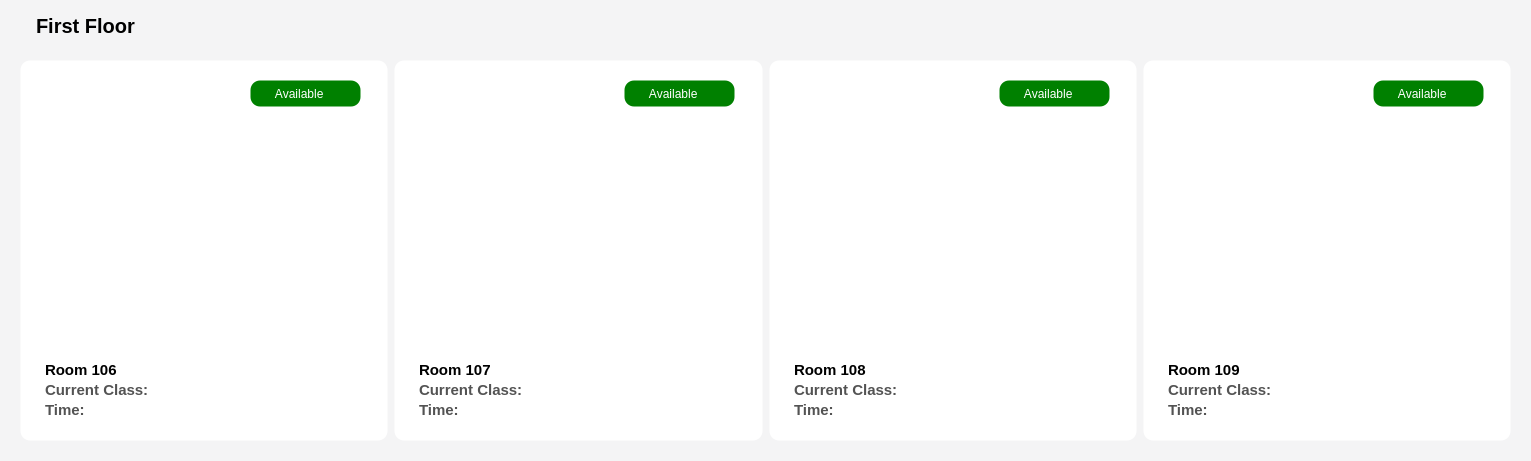
        <widget class="QFrame" name="Floor_frame">
         <property name="geometry">
          <rect>
           <x>330</x>
           <y>90</y>
           <width>1531</width>
           <height>461</height>
          </rect>
         </property>
         <property name="styleSheet">
          <string notr="true">QFrame {
    background-color: rgba(244, 244, 245, 255);
    border-radius: 11px;
    border: 1px solid transparent;  /* You can change this to a visible color if needed */
}
</string>
         </property>
         <property name="frameShape">
          <enum>QFrame::StyledPanel</enum>
         </property>
         <property name="frameShadow">
          <enum>QFrame::Raised</enum>
         </property>
         <widget class="QLabel" name="floor_title">
          <property name="geometry">
           <rect>
            <x>30</x>
            <y>0</y>
            <width>1181</width>
            <height>51</height>
           </rect>
          </property>
          <property name="styleSheet">
           <string notr="true">font-size:20px;
color:black;
font-weight:bold;</string>
          </property>
          <property name="text">
           <string>First Floor</string>
          </property>
         </widget>
         <widget class="QFrame" name="room_frame">
          <property name="geometry">
           <rect>
            <x>10</x>
            <y>50</y>
            <width>1511</width>
            <height>401</height>
           </rect>
          </property>
          <property name="frameShape">
           <enum>QFrame::StyledPanel</enum>
          </property>
          <property name="frameShadow">
           <enum>QFrame::Raised</enum>
          </property>
          <layout class="QHBoxLayout" name="horizontalLayout_3">
           <item>
            <widget class="QFrame" name="room_card_1">
             <property name="styleSheet">
              <string notr="true">QFrame{
	background-color:white;
	border-radius:10px;
	padding:10px;
}

QFrame::hover{

	background-color:rgba(0, 170, 0,0.01)
}</string>
             </property>
             <property name="frameShape">
              <enum>QFrame::StyledPanel</enum>
             </property>
             <property name="frameShadow">
              <enum>QFrame::Raised</enum>
             </property>
             <layout class="QVBoxLayout" name="verticalLayout_25">
              <item>
               <widget class="QFrame" name="status_frame">
                <property name="styleSheet">
                 <string notr="true">QFrame{
	max-height:25px;
	padding:0px;
background-color:transparent;
	
}</string>
                </property>
                <property name="frameShape">
                 <enum>QFrame::StyledPanel</enum>
                </property>
                <property name="frameShadow">
                 <enum>QFrame::Raised</enum>
                </property>
                <widget class="QLabel" name="room_106_status">
                 <property name="geometry">
                  <rect>
                   <x>210</x>
                   <y>0</y>
                   <width>111</width>
                   <height>27</height>
                  </rect>
                 </property>
                 <property name="styleSheet">
                  <string notr="true">QLabel{
background-color:green;
padding:5px;
width:auto;
color:white;
}</string>
                 </property>
                 <property name="text">
                  <string>     Available</string>
                 </property>
                </widget>
               </widget>
              </item>
              <item>
               <widget class="QFrame" name="frame_53">
                <property name="styleSheet">
                 <string notr="true">QFrame{
padding:0px;
margin:0px;

}</string>
                </property>
                <property name="frameShape">
                 <enum>QFrame::StyledPanel</enum>
                </property>
                <property name="frameShadow">
                 <enum>QFrame::Raised</enum>
                </property>
                <widget class="QLabel" name="room_img">
                 <property name="geometry">
                  <rect>
                   <x>0</x>
                   <y>0</y>
                   <width>331</width>
                   <height>241</height>
                  </rect>
                 </property>
                 <property name="styleSheet">
                  <string notr="true">QLabel{
	background-color:white;
	border-radius:5px;
}</string>
                 </property>
                 <property name="text">
                  <string/>
                 </property>
                 <property name="pixmap">
                  <pixmap resource="resources.qrc">:/resource/assets/room.jpg</pixmap>
                 </property>
                 <property name="scaledContents">
                  <bool>true</bool>
                 </property>
                </widget>
                <widget class="QPushButton" name="room_106_redirect">
                 <property name="geometry">
                  <rect>
                   <x>0</x>
                   <y>0</y>
                   <width>331</width>
                   <height>321</height>
                  </rect>
                 </property>
                 <property name="styleSheet">
                  <string notr="true">QPushButton{
	background:transparent;
border:none;
color:transparent;
}</string>
                 </property>
                 <property name="text">
                  <string>PushButton</string>
                 </property>
                </widget>
               </widget>
              </item>
              <item>
               <widget class="QFrame" name="frame_54">
                <property name="styleSheet">
                 <string notr="true">QFrame{
	max-height:40px;
	border-radius:none;
}
QLabel{
	border-radius:none;
}</string>
                </property>
                <property name="frameShape">
                 <enum>QFrame::StyledPanel</enum>
                </property>
                <property name="frameShadow">
                 <enum>QFrame::Raised</enum>
                </property>
                <widget class="QLabel" name="Room_name">
                 <property name="geometry">
                  <rect>
                   <x>0</x>
                   <y>0</y>
                   <width>321</width>
                   <height>21</height>
                  </rect>
                 </property>
                 <property name="styleSheet">
                  <string notr="true">QLabel{
	padding:0px;
	font-size:15px;
	color:black;
	font-weight:bold;
}</string>
                 </property>
                 <property name="text">
                  <string>Room 106</string>
                 </property>
                </widget>
                <widget class="QLabel" name="room_106_class_name">
                 <property name="geometry">
                  <rect>
                   <x>140</x>
                   <y>20</y>
                   <width>181</width>
                   <height>21</height>
                  </rect>
                 </property>
                 <property name="styleSheet">
                  <string notr="true">QLabel{
	padding:0px;
	font-size:15px;
	color:rgb(83, 83, 83);
	font-weight:bold;


}</string>
                 </property>
                 <property name="text">
                  <string/>
                 </property>
                </widget>
                <widget class="QLabel" name="room_106_class_time">
                 <property name="geometry">
                  <rect>
                   <x>140</x>
                   <y>40</y>
                   <width>181</width>
                   <height>21</height>
                  </rect>
                 </property>
                 <property name="styleSheet">
                  <string notr="true">QLabel{
	padding:0px;
	font-size:15px;
	color:rgb(83, 83, 83);
	font-weight:bold;
}</string>
                 </property>
                 <property name="text">
                  <string/>
                 </property>
                </widget>
                <widget class="QLabel" name="room_106_class_name_2">
                 <property name="geometry">
                  <rect>
                   <x>0</x>
                   <y>20</y>
                   <width>141</width>
                   <height>21</height>
                  </rect>
                 </property>
                 <property name="styleSheet">
                  <string notr="true">QLabel{
	padding:0px;
	font-size:15px;
	color:rgb(83, 83, 83);
	font-weight:bold;


}</string>
                 </property>
                 <property name="text">
                  <string>Current Class:</string>
                 </property>
                </widget>
                <widget class="QLabel" name="room_106_class_name_3">
                 <property name="geometry">
                  <rect>
                   <x>0</x>
                   <y>40</y>
                   <width>141</width>
                   <height>21</height>
                  </rect>
                 </property>
                 <property name="styleSheet">
                  <string notr="true">QLabel{
	padding:0px;
	font-size:15px;
	color:rgb(83, 83, 83);
	font-weight:bold;


}</string>
                 </property>
                 <property name="text">
                  <string>Time:</string>
                 </property>
                </widget>
               </widget>
              </item>
             </layout>
            </widget>
           </item>
           <item>
            <widget class="QFrame" name="room_card_4">
             <property name="styleSheet">
              <string notr="true">QFrame{
	background-color:white;
	border-radius:10px;
	padding:10px;
}

QFrame::hover{

	background-color:rgba(0, 170, 0,0.01)
}</string>
             </property>
             <property name="frameShape">
              <enum>QFrame::StyledPanel</enum>
             </property>
             <property name="frameShadow">
              <enum>QFrame::Raised</enum>
             </property>
             <layout class="QVBoxLayout" name="verticalLayout_28">
              <item>
               <widget class="QFrame" name="status_frame_4">
                <property name="styleSheet">
                 <string notr="true">QFrame{
	max-height:25px;
	padding:0px;
background-color:transparent;
	
}</string>
                </property>
                <property name="frameShape">
                 <enum>QFrame::StyledPanel</enum>
                </property>
                <property name="frameShadow">
                 <enum>QFrame::Raised</enum>
                </property>
                <widget class="QLabel" name="room_107_status">
                 <property name="geometry">
                  <rect>
                   <x>210</x>
                   <y>0</y>
                   <width>111</width>
                   <height>27</height>
                  </rect>
                 </property>
                 <property name="styleSheet">
                  <string notr="true">QLabel{
background-color:green;
padding:5px;
width:auto;
color:white;
}</string>
                 </property>
                 <property name="text">
                  <string>     Available</string>
                 </property>
                </widget>
               </widget>
              </item>
              <item>
               <widget class="QFrame" name="frame_59">
                <property name="styleSheet">
                 <string notr="true">QFrame{
padding:0px;
margin:0px;

}</string>
                </property>
                <property name="frameShape">
                 <enum>QFrame::StyledPanel</enum>
                </property>
                <property name="frameShadow">
                 <enum>QFrame::Raised</enum>
                </property>
                <widget class="QLabel" name="room_img_4">
                 <property name="geometry">
                  <rect>
                   <x>0</x>
                   <y>0</y>
                   <width>331</width>
                   <height>251</height>
                  </rect>
                 </property>
                 <property name="styleSheet">
                  <string notr="true">QLabel{
	background-color:white;
	border-radius:5px;
}</string>
                 </property>
                 <property name="text">
                  <string/>
                 </property>
                 <property name="pixmap">
                  <pixmap resource="resources.qrc">:/resource/assets/room.jpg</pixmap>
                 </property>
                 <property name="scaledContents">
                  <bool>true</bool>
                 </property>
                </widget>
                <widget class="QPushButton" name="room_107_redirect">
                 <property name="geometry">
                  <rect>
                   <x>0</x>
                   <y>0</y>
                   <width>321</width>
                   <height>301</height>
                  </rect>
                 </property>
                 <property name="styleSheet">
                  <string notr="true">QPushButton{
	background:transparent;
border:none;
color:transparent;
}</string>
                 </property>
                 <property name="text">
                  <string>PushButton</string>
                 </property>
                </widget>
               </widget>
              </item>
              <item>
               <widget class="QFrame" name="frame_60">
                <property name="styleSheet">
                 <string notr="true">QFrame{
	max-height:40px;
	border-radius:none;
}
QLabel{
	border-radius:none;
}</string>
                </property>
                <property name="frameShape">
                 <enum>QFrame::StyledPanel</enum>
                </property>
                <property name="frameShadow">
                 <enum>QFrame::Raised</enum>
                </property>
                <widget class="QLabel" name="Room_name_4">
                 <property name="geometry">
                  <rect>
                   <x>0</x>
                   <y>0</y>
                   <width>321</width>
                   <height>21</height>
                  </rect>
                 </property>
                 <property name="styleSheet">
                  <string notr="true">QLabel{
	padding:0px;
	font-size:15px;
	color:black;
	font-weight:bold;
}</string>
                 </property>
                 <property name="text">
                  <string>Room 107</string>
                 </property>
                </widget>
                <widget class="QLabel" name="room_107_class_name">
                 <property name="geometry">
                  <rect>
                   <x>140</x>
                   <y>20</y>
                   <width>181</width>
                   <height>21</height>
                  </rect>
                 </property>
                 <property name="styleSheet">
                  <string notr="true">QLabel{
	padding:0px;
	font-size:15px;
	color:rgb(83, 83, 83);
	font-weight:bold;
}</string>
                 </property>
                 <property name="text">
                  <string/>
                 </property>
                </widget>
                <widget class="QLabel" name="room_107_class_time">
                 <property name="geometry">
                  <rect>
                   <x>140</x>
                   <y>40</y>
                   <width>181</width>
                   <height>21</height>
                  </rect>
                 </property>
                 <property name="styleSheet">
                  <string notr="true">QLabel{
	padding:0px;
	font-size:15px;
	color:rgb(83, 83, 83);
	font-weight:bold;
}</string>
                 </property>
                 <property name="text">
                  <string/>
                 </property>
                </widget>
                <widget class="QLabel" name="room_106_class_name_4">
                 <property name="geometry">
                  <rect>
                   <x>0</x>
                   <y>20</y>
                   <width>141</width>
                   <height>21</height>
                  </rect>
                 </property>
                 <property name="styleSheet">
                  <string notr="true">QLabel{
	padding:0px;
	font-size:15px;
	color:rgb(83, 83, 83);
	font-weight:bold;


}</string>
                 </property>
                 <property name="text">
                  <string>Current Class:</string>
                 </property>
                </widget>
                <widget class="QLabel" name="room_106_class_name_5">
                 <property name="geometry">
                  <rect>
                   <x>0</x>
                   <y>40</y>
                   <width>141</width>
                   <height>21</height>
                  </rect>
                 </property>
                 <property name="styleSheet">
                  <string notr="true">QLabel{
	padding:0px;
	font-size:15px;
	color:rgb(83, 83, 83);
	font-weight:bold;


}</string>
                 </property>
                 <property name="text">
                  <string>Time:</string>
                 </property>
                </widget>
               </widget>
              </item>
             </layout>
            </widget>
           </item>
           <item>
            <widget class="QFrame" name="room_card_3">
             <property name="styleSheet">
              <string notr="true">QFrame{
	background-color:white;
	border-radius:10px;
	padding:10px;
}

QFrame::hover{

	background-color:rgba(0, 170, 0,0.01)
}</string>
             </property>
             <property name="frameShape">
              <enum>QFrame::StyledPanel</enum>
             </property>
             <property name="frameShadow">
              <enum>QFrame::Raised</enum>
             </property>
             <layout class="QVBoxLayout" name="verticalLayout_27">
              <item>
               <widget class="QFrame" name="status_frame_3">
                <property name="styleSheet">
                 <string notr="true">QFrame{
	max-height:25px;
	padding:0px;
background-color:transparent;
	
}</string>
                </property>
                <property name="frameShape">
                 <enum>QFrame::StyledPanel</enum>
                </property>
                <property name="frameShadow">
                 <enum>QFrame::Raised</enum>
                </property>
                <widget class="QLabel" name="room_108_status">
                 <property name="geometry">
                  <rect>
                   <x>210</x>
                   <y>0</y>
                   <width>111</width>
                   <height>27</height>
                  </rect>
                 </property>
                 <property name="styleSheet">
                  <string notr="true">QLabel{
background-color:green;
padding:5px;
width:auto;
color:white;
}</string>
                 </property>
                 <property name="text">
                  <string>     Available</string>
                 </property>
                </widget>
               </widget>
              </item>
              <item>
               <widget class="QFrame" name="frame_57">
                <property name="styleSheet">
                 <string notr="true">QFrame{
padding:0px;
margin:0px;

}</string>
                </property>
                <property name="frameShape">
                 <enum>QFrame::StyledPanel</enum>
                </property>
                <property name="frameShadow">
                 <enum>QFrame::Raised</enum>
                </property>
                <widget class="QLabel" name="room_img_3">
                 <property name="geometry">
                  <rect>
                   <x>0</x>
                   <y>0</y>
                   <width>331</width>
                   <height>251</height>
                  </rect>
                 </property>
                 <property name="styleSheet">
                  <string notr="true">QLabel{
	background-color:white;
	border-radius:5px;
}</string>
                 </property>
                 <property name="text">
                  <string/>
                 </property>
                 <property name="pixmap">
                  <pixmap resource="resources.qrc">:/resource/assets/room.jpg</pixmap>
                 </property>
                 <property name="scaledContents">
                  <bool>true</bool>
                 </property>
                </widget>
                <widget class="QPushButton" name="room_108_redirect">
                 <property name="geometry">
                  <rect>
                   <x>10</x>
                   <y>-30</y>
                   <width>321</width>
                   <height>341</height>
                  </rect>
                 </property>
                 <property name="styleSheet">
                  <string notr="true">QPushButton{
	background:transparent;
border:none;
color:transparent;
}</string>
                 </property>
                 <property name="text">
                  <string>PushButton</string>
                 </property>
                </widget>
               </widget>
              </item>
              <item>
               <widget class="QFrame" name="frame_58">
                <property name="styleSheet">
                 <string notr="true">QFrame{
	max-height:40px;
	border-radius:none;
}
QLabel{
	border-radius:none;
}</string>
                </property>
                <property name="frameShape">
                 <enum>QFrame::StyledPanel</enum>
                </property>
                <property name="frameShadow">
                 <enum>QFrame::Raised</enum>
                </property>
                <widget class="QLabel" name="Room_name_3">
                 <property name="geometry">
                  <rect>
                   <x>0</x>
                   <y>0</y>
                   <width>321</width>
                   <height>21</height>
                  </rect>
                 </property>
                 <property name="styleSheet">
                  <string notr="true">QLabel{
	padding:0px;
	font-size:15px;
	color:black;
	font-weight:bold;
}</string>
                 </property>
                 <property name="text">
                  <string>Room 108</string>
                 </property>
                </widget>
                <widget class="QLabel" name="room_108_class_name">
                 <property name="geometry">
                  <rect>
                   <x>140</x>
                   <y>20</y>
                   <width>181</width>
                   <height>21</height>
                  </rect>
                 </property>
                 <property name="styleSheet">
                  <string notr="true">QLabel{
	padding:0px;
	font-size:15px;
	color:rgb(83, 83, 83);
	font-weight:bold;
}</string>
                 </property>
                 <property name="text">
                  <string/>
                 </property>
                </widget>
                <widget class="QLabel" name="room_108_class_time">
                 <property name="geometry">
                  <rect>
                   <x>140</x>
                   <y>40</y>
                   <width>181</width>
                   <height>21</height>
                  </rect>
                 </property>
                 <property name="styleSheet">
                  <string notr="true">QLabel{
	padding:0px;
	font-size:15px;
	color:rgb(83, 83, 83);
	font-weight:bold;
}</string>
                 </property>
                 <property name="text">
                  <string/>
                 </property>
                </widget>
                <widget class="QLabel" name="room_106_class_name_6">
                 <property name="geometry">
                  <rect>
                   <x>0</x>
                   <y>20</y>
                   <width>141</width>
                   <height>21</height>
                  </rect>
                 </property>
                 <property name="styleSheet">
                  <string notr="true">QLabel{
	padding:0px;
	font-size:15px;
	color:rgb(83, 83, 83);
	font-weight:bold;


}</string>
                 </property>
                 <property name="text">
                  <string>Current Class:</string>
                 </property>
                </widget>
                <widget class="QLabel" name="room_106_class_name_7">
                 <property name="geometry">
                  <rect>
                   <x>0</x>
                   <y>40</y>
                   <width>141</width>
                   <height>21</height>
                  </rect>
                 </property>
                 <property name="styleSheet">
                  <string notr="true">QLabel{
	padding:0px;
	font-size:15px;
	color:rgb(83, 83, 83);
	font-weight:bold;


}</string>
                 </property>
                 <property name="text">
                  <string>Time:</string>
                 </property>
                </widget>
               </widget>
              </item>
             </layout>
            </widget>
           </item>
           <item>
            <widget class="QFrame" name="room_card_2">
             <property name="styleSheet">
              <string notr="true">QFrame{
	background-color:white;
	border-radius:10px;
	padding:10px;
}

QFrame::hover{

	background-color:rgba(0, 170, 0,0.01)
}</string>
             </property>
             <property name="frameShape">
              <enum>QFrame::StyledPanel</enum>
             </property>
             <property name="frameShadow">
              <enum>QFrame::Raised</enum>
             </property>
             <layout class="QVBoxLayout" name="verticalLayout_26">
              <item>
               <widget class="QFrame" name="status_frame_2">
                <property name="styleSheet">
                 <string notr="true">QFrame{
	max-height:25px;
	padding:0px;
background-color:transparent;
	
}</string>
                </property>
                <property name="frameShape">
                 <enum>QFrame::StyledPanel</enum>
                </property>
                <property name="frameShadow">
                 <enum>QFrame::Raised</enum>
                </property>
                <widget class="QLabel" name="room_109_status">
                 <property name="geometry">
                  <rect>
                   <x>210</x>
                   <y>0</y>
                   <width>111</width>
                   <height>27</height>
                  </rect>
                 </property>
                 <property name="styleSheet">
                  <string notr="true">QLabel{
background-color:green;
padding:5px;
width:auto;
color:white;
}</string>
                 </property>
                 <property name="text">
                  <string>     Available</string>
                 </property>
                </widget>
               </widget>
              </item>
              <item>
               <widget class="QFrame" name="frame_55">
                <property name="styleSheet">
                 <string notr="true">QFrame{
padding:0px;
margin:0px;

}</string>
                </property>
                <property name="frameShape">
                 <enum>QFrame::StyledPanel</enum>
                </property>
                <property name="frameShadow">
                 <enum>QFrame::Raised</enum>
                </property>
                <widget class="QLabel" name="room_img_2">
                 <property name="geometry">
                  <rect>
                   <x>0</x>
                   <y>0</y>
                   <width>331</width>
                   <height>251</height>
                  </rect>
                 </property>
                 <property name="styleSheet">
                  <string notr="true">QLabel{
	background-color:white;
	border-radius:5px;
}</string>
                 </property>
                 <property name="text">
                  <string/>
                 </property>
                 <property name="pixmap">
                  <pixmap resource="resources.qrc">:/resource/assets/room.jpg</pixmap>
                 </property>
                 <property name="scaledContents">
                  <bool>true</bool>
                 </property>
                </widget>
                <widget class="QPushButton" name="room_109_redirect">
                 <property name="geometry">
                  <rect>
                   <x>0</x>
                   <y>-30</y>
                   <width>321</width>
                   <height>341</height>
                  </rect>
                 </property>
                 <property name="styleSheet">
                  <string notr="true">QPushButton{
	background:transparent;
border:none;
color:transparent;
}</string>
                 </property>
                 <property name="text">
                  <string>PushButton</string>
                 </property>
                </widget>
               </widget>
              </item>
              <item>
               <widget class="QFrame" name="frame_56">
                <property name="styleSheet">
                 <string notr="true">QFrame{
	max-height:40px;
	border-radius:none;
}
QLabel{
	border-radius:none;
}</string>
                </property>
                <property name="frameShape">
                 <enum>QFrame::StyledPanel</enum>
                </property>
                <property name="frameShadow">
                 <enum>QFrame::Raised</enum>
                </property>
                <widget class="QLabel" name="Room_name_2">
                 <property name="geometry">
                  <rect>
                   <x>0</x>
                   <y>0</y>
                   <width>321</width>
                   <height>21</height>
                  </rect>
                 </property>
                 <property name="styleSheet">
                  <string notr="true">QLabel{
	padding:0px;
	font-size:15px;
	color:black;
	font-weight:bold;
}</string>
                 </property>
                 <property name="text">
                  <string>Room 109</string>
                 </property>
                </widget>
                <widget class="QLabel" name="room_109_class_name">
                 <property name="geometry">
                  <rect>
                   <x>140</x>
                   <y>20</y>
                   <width>181</width>
                   <height>21</height>
                  </rect>
                 </property>
                 <property name="styleSheet">
                  <string notr="true">QLabel{
	padding:0px;
	font-size:15px;
	color:rgb(83, 83, 83);
	font-weight:bold;
}</string>
                 </property>
                 <property name="text">
                  <string/>
                 </property>
                </widget>
                <widget class="QLabel" name="room_109_class_time">
                 <property name="geometry">
                  <rect>
                   <x>140</x>
                   <y>40</y>
                   <width>181</width>
                   <height>21</height>
                  </rect>
                 </property>
                 <property name="styleSheet">
                  <string notr="true">QLabel{
	padding:0px;
	font-size:15px;
	color:rgb(83, 83, 83);
	font-weight:bold;
}</string>
                 </property>
                 <property name="text">
                  <string/>
                 </property>
                </widget>
                <widget class="QLabel" name="room_106_class_name_8">
                 <property name="geometry">
                  <rect>
                   <x>0</x>
                   <y>20</y>
                   <width>141</width>
                   <height>21</height>
                  </rect>
                 </property>
                 <property name="styleSheet">
                  <string notr="true">QLabel{
	padding:0px;
	font-size:15px;
	color:rgb(83, 83, 83);
	font-weight:bold;


}</string>
                 </property>
                 <property name="text">
                  <string>Current Class:</string>
                 </property>
                </widget>
                <widget class="QLabel" name="room_106_class_name_9">
                 <property name="geometry">
                  <rect>
                   <x>0</x>
                   <y>40</y>
                   <width>141</width>
                   <height>21</height>
                  </rect>
                 </property>
                 <property name="styleSheet">
                  <string notr="true">QLabel{
	padding:0px;
	font-size:15px;
	color:rgb(83, 83, 83);
	font-weight:bold;


}</string>
                 </property>
                 <property name="text">
                  <string>Time:</string>
                 </property>
                </widget>
               </widget>
              </item>
             </layout>
            </widget>
           </item>
          </layout>
         </widget>
        </widget>
